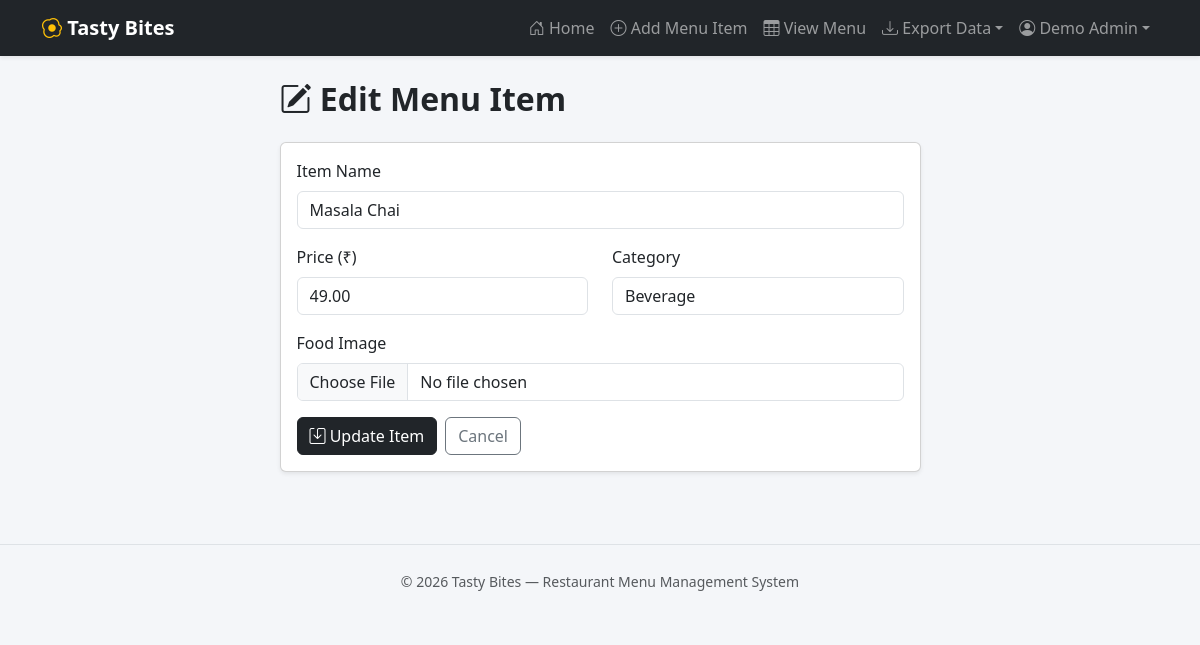
Page /edit.php?id=4 (signed in) on the committed database.
### tables this page shows
CREATE TABLE IF NOT EXISTS menu_items (
    id         INT AUTO_INCREMENT PRIMARY KEY,
    name       VARCHAR(150)   NOT NULL,
    price      DECIMAL(10,2)  NOT NULL,
    category   VARCHAR(80)    NOT NULL,
    image      VARCHAR(255)   DEFAULT NULL,         
    created_at TIMESTAMP      DEFAULT CURRENT_TIMESTAMP
);

### edit.php (the view, shortened to what this page needs)
<?php
require_once __DIR__ . '/config/db.php';
$id = (int)($_GET['id'] ?? $_POST['id'] ?? 0);
$stmt = mysqli_prepare($conn, 'SELECT * FROM menu_items WHERE id = ?');
mysqli_stmt_bind_param($stmt, 'i', $id);
mysqli_stmt_execute($stmt);
$item = mysqli_fetch_assoc(mysqli_stmt_get_result($stmt));
$name = $item['name']; $price = $item['price']; $category = $item['category'];
require_once __DIR__ . '/includes/header.php';
?>
<div class="row justify-content-center">
    <div class="col-lg-7">
        <h2 class="fw-bold mb-4"><i class="bi bi-pencil-square"></i> Edit Menu Item</h2>
        <div class="card shadow-sm">
            <div class="card-body">
                <form method="post" enctype="multipart/form-data" novalidate>
                    <div class="mb-3">
                        <label class="form-label">Item Name</label>
                        <input type="text" name="name" class="form-control" value="<?= htmlspecialchars($name) ?>" required>
                    </div>
                    <div class="row">
                        <div class="col-md-6 mb-3">
                            <label class="form-label">Price (&#8377;)</label>
                            <input type="number" step="0.01" min="0" name="price" class="form-control"
                                   value="<?= htmlspecialchars($price) ?>" required>
                        </div>
                        <div class="col-md-6 mb-3">
                            <label class="form-label">Category</label>
                            <input type="text" name="category" class="form-control"
                                   value="<?= htmlspecialchars($category) ?>" required>
                        </div>
                    </div>
                    <div class="mb-3">
                        <label class="form-label">Food Image</label>
                        <input type="file" name="image" class="form-control" accept="image/*">
                    </div>
                    <div class="d-flex gap-2">
                        <button class="btn btn-dark"><i class="bi bi-save"></i> Update Item</button>
                        <a href="index.php" class="btn btn-outline-secondary">Cancel</a>
                    </div>
                </form>
            </div>
        </div>
    </div>
</div>
<?php require_once __DIR__ . '/includes/footer.php'; ?>

### assets/css/style.css (style rules this page uses)
body { background: #f4f6f9; font-family: "Segoe UI", Roboto, Arial, sans-serif; }

### rows in the picture
menu_items: name "Masala Chai", price "49.00", category "Beverage"

### other values in the picture
$adminName "Demo Admin"
